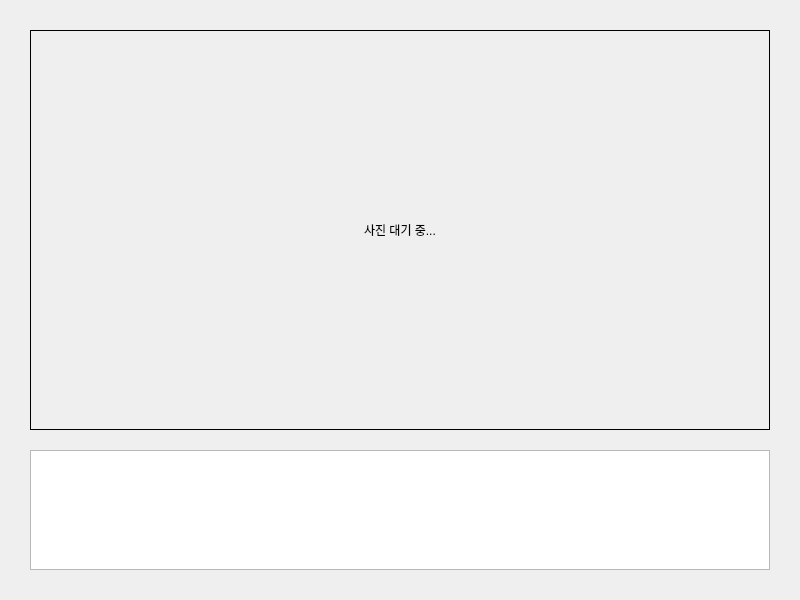
<?xml version="1.0" encoding="UTF-8"?>
<ui version="4.0">
 <class>Client</class>
 <widget class="QMainWindow" name="Client">
  <property name="geometry">
   <rect>
    <x>0</x>
    <y>0</y>
    <width>800</width>
    <height>600</height>
   </rect>
  </property>
  <property name="windowTitle">
   <string>영상 수신 클라이언트</string>
  </property>
  <widget class="QWidget" name="centralwidget">
   <widget class="QLabel" name="label_image">
    <property name="geometry">
     <rect>
      <x>30</x>
      <y>30</y>
      <width>740</width>
      <height>400</height>
     </rect>
    </property>
    <property name="frameShape">
     <enum>QFrame::Box</enum>
    </property>
    <property name="text">
     <string>사진 대기 중...</string>
    </property>
    <property name="alignment">
     <set>Qt::AlignCenter</set>
    </property>
   </widget>
   <widget class="QTextBrowser" name="textBrowser">
    <property name="geometry">
     <rect>
      <x>30</x>
      <y>450</y>
      <width>740</width>
      <height>120</height>
     </rect>
    </property>
   </widget>
  </widget>
 </widget>
 <resources/>
 <connections/>
</ui>
